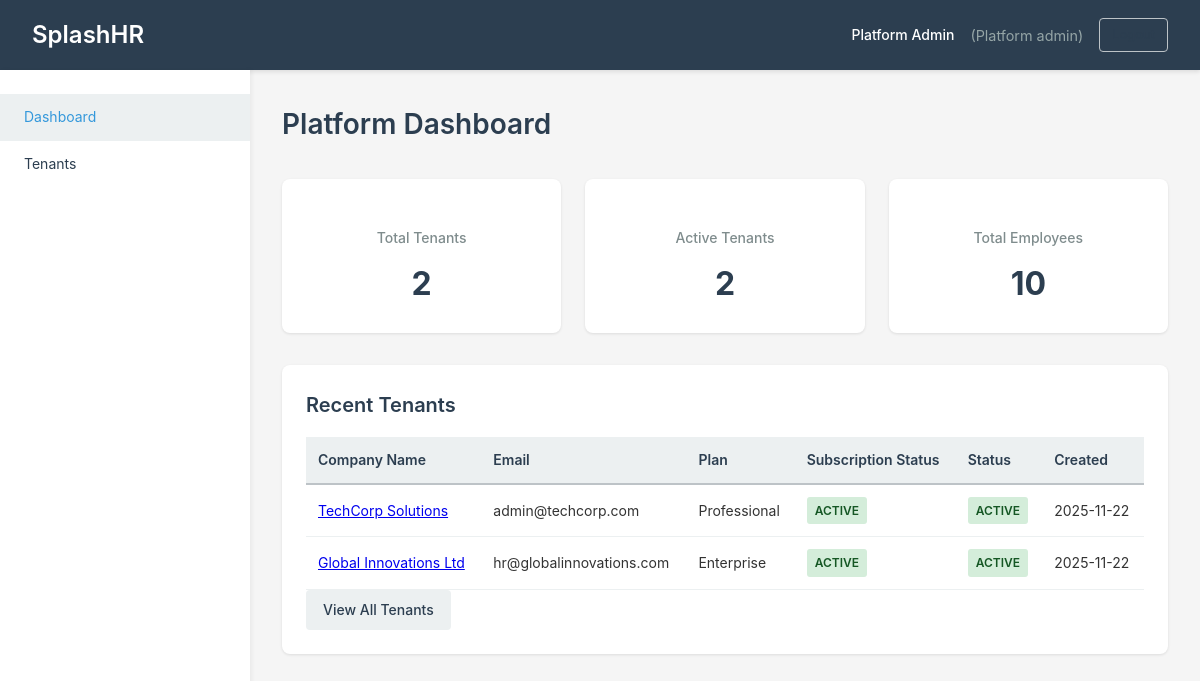
The app's page /dashboard (signed in) with its own data.
### tables this page shows
CREATE TABLE `tenant_subscriptions` (
  `id` int(11) NOT NULL AUTO_INCREMENT,
  `tenant_id` int(11) NOT NULL,
  `plan_id` int(11) NOT NULL,
  `billing_cycle` enum('monthly','yearly') DEFAULT 'monthly',
  `start_date` date NOT NULL,
  `end_date` date NOT NULL,
  `status` enum('trialing','active','past_due','cancelled','expired') DEFAULT 'active',
  `trial_ends_at` date DEFAULT NULL,
  `created_at` timestamp NOT NULL DEFAULT CURRENT_TIMESTAMP,
  `updated_at` timestamp NOT NULL DEFAULT CURRENT_TIMESTAMP ON UPDATE CURRENT_TIMESTAMP,
  PRIMARY KEY (`id`),
  KEY `tenant_id` (`tenant_id`),
  KEY `plan_id` (`plan_id`)
);

CREATE TABLE `tenants` (
  `id` int(11) NOT NULL AUTO_INCREMENT,
  `company_name` varchar(255) NOT NULL,
  `slug` varchar(100) NOT NULL,
  `logo` varchar(255) DEFAULT NULL,
  `address` text,
  `city` varchar(100) DEFAULT NULL,
  `state` varchar(100) DEFAULT NULL,
  `country` varchar(100) DEFAULT NULL,
  `postal_code` varchar(20) DEFAULT NULL,
  `phone` varchar(50) DEFAULT NULL,
  `email` varchar(255) DEFAULT NULL,
  `website` varchar(255) DEFAULT NULL,
  `default_currency` varchar(10) DEFAULT 'USD',
  `timezone` varchar(50) DEFAULT 'UTC',
  `date_format` varchar(20) DEFAULT 'Y-m-d',
  `status` enum('active','inactive','suspended') DEFAULT 'active',
  `created_at` timestamp NOT NULL DEFAULT CURRENT_TIMESTAMP,
  `updated_at` timestamp NOT NULL DEFAULT CURRENT_TIMESTAMP ON UPDATE CURRENT_TIMESTAMP,
  PRIMARY KEY (`id`),
  UNIQUE KEY `slug` (`slug`)
);

CREATE TABLE `subscription_plans` (
  `id` int(11) NOT NULL AUTO_INCREMENT,
  `name` varchar(100) NOT NULL,
  `code` varchar(50) NOT NULL,
  `description` text,
  `price_monthly` decimal(10,2) NOT NULL,
  `price_yearly` decimal(10,2) NOT NULL,
  `max_employees` int(11) DEFAULT NULL,
  `max_departments` int(11) DEFAULT NULL,
  `max_monthly_payroll_runs` int(11) DEFAULT '1',
  `max_storage_mb` int(11) DEFAULT '1000',
  `features` text,
  `status` enum('active','inactive') DEFAULT 'active',
  `created_at` timestamp NOT NULL DEFAULT CURRENT_TIMESTAMP,
  `updated_at` timestamp NOT NULL DEFAULT CURRENT_TIMESTAMP ON UPDATE CURRENT_TIMESTAMP,
  PRIMARY KEY (`id`),
  UNIQUE KEY `code` (`code`)
);

### public/index.php (called while the page is built, shortened)
<?php
require_once __DIR__ . '/../app/core/Database.php';
require_once __DIR__ . '/../app/core/Model.php';
require_once __DIR__ . '/../app/core/Controller.php';
require_once __DIR__ . '/../app/core/Router.php';
require_once __DIR__ . '/../app/helpers/functions.php';
$router = new Router();
$router->get('/', 'DashboardController', 'index');
$router->get('/login', 'AuthController', 'login');
$router->post('/login', 'AuthController', 'loginPost');
$router->get('/logout', 'AuthController', 'logout');
$router->get('/dashboard', 'DashboardController', 'index');
$router->get('/tenants', 'TenantController', 'index');
$router->get('/tenants/:id', 'TenantController', 'view');
$router->get('/employees', 'EmployeeController', 'index');
$router->get('/employees/create', 'EmployeeController', 'create');
$router->post('/employees/create', 'EmployeeController', 'store');
$router->get('/employees/:id', 'EmployeeController', 'view');
$router->get('/employees/:id/edit', 'EmployeeController', 'edit');
$router->post('/employees/:id/edit', 'EmployeeController', 'update');
$router->post('/employees/:id/delete', 'EmployeeController', 'delete');
$router->get('/departments', 'DepartmentController', 'index');
$router->get('/departments/create', 'DepartmentController', 'create');
$router->post('/departments/create', 'DepartmentController', 'store');
$router->get('/departments/:id/edit', 'DepartmentController', 'edit');
$router->post('/departments/:id/edit', 'DepartmentController', 'update');
$router->post('/departments/:id/delete', 'DepartmentController', 'delete');
$router->get('/job-titles', 'JobTitleController', 'index');
$router->get('/job-titles/create', 'JobTitleController', 'create');
$router->post('/job-titles/create', 'JobTitleController', 'store');
$router->get('/job-titles/:id/edit', 'JobTitleController', 'edit');
$router->post('/job-titles/:id/edit', 'JobTitleController', 'update');
$router->get('/attendance', 'AttendanceController', 'index');
$router->get('/attendance/create', 'AttendanceController', 'create');
$router->post('/attendance/create', 'AttendanceController', 'store');
$router->get('/attendance/:id/edit', 'AttendanceController', 'edit');
$router->post('/attendance/:id/edit', 'AttendanceController', 'update');
$router->post('/attendance/:id/delete', 'AttendanceController', 'delete');
$router->get('/leaves', 'LeaveController', 'index');
$router->get('/leaves/create', 'LeaveController', 'create');
$router->post('/leaves/create', 'LeaveController', 'store');
$router->post('/leaves/:id/approve', 'LeaveController', 'approve');
$router->post('/leaves/:id/reject', 'LeaveController', 'reject');
$router->get('/payroll', 'PayrollController', 'index');
$router->get('/payroll/create', 'PayrollController', 'create');
$router->post('/payroll/process', 'PayrollController', 'process');
$router->get('/payroll/:id', 'PayrollController', 'view');
$router->post('/payroll/:id/finalize', 'PayrollController', 'finalize');
$router->get('/payslip/:id', 'PayrollController', 'payslip');
$router->get('/loans', 'LoanController', 'index');
$router->get('/loans/create', 'LoanController', 'create');
$router->post('/loans/create', 'LoanController', 'store');
$router->get('/loans/:id', 'LoanController', 'view');
$router->get('/settings', 'SettingsController', 'index');
$router->post('/settings', 'SettingsController', 'update');
$router->get('/api/employees', 'ApiController', 'getEmployees');
$router->get('/api/employees/:id', 'ApiController', 'getEmployee');
$router->post('/api/attendance', 'ApiController', 'submitAttendance');
$router->get('/api/attendance', 'ApiController', 'getAttendance');
$router->dispatch();

### app/helpers/functions.php (called while the page is built, shortened)
<?php
function e($string) {
    return htmlspecialchars($string, ENT_QUOTES, 'UTF-8');
}
function formatDate($date, $format = 'Y-m-d') {
    return date($format, strtotime($date));
}

### app/core/Model.php (called while the page is built, shortened)
<?php
class Model {
    protected $db;
    protected $table;
    public function __construct() {
        $this->db = Database::getInstance()->getConnection();
    }
    public function count($conditions = []) {
        $sql = "SELECT COUNT(*) as count FROM {$this->table}";
        if (!empty($conditions)) {
            $where = [];
            foreach ($conditions as $key => $value) {
                $where[] = "$key = :$key";
            }
            $sql .= " WHERE " . implode(' AND ', $where);
        }
        $stmt = $this->db->prepare($sql);
        foreach ($conditions as $key => $value) {
            $stmt->bindValue(":$key", $value);
        }
        $stmt->execute();
        $result = $stmt->fetch();
        return (int)$result['count'];
    }
    public function query($sql, $params = []) {
        $stmt = $this->db->prepare($sql);
        foreach ($params as $key => $value) {
            $stmt->bindValue($key, $value);
        }
        $stmt->execute();
        return $stmt;
    }
}

### app/core/Database.php (called while the page is built, shortened)
<?php
class Database {
    private static $instance = null;
    private $connection;
    private function __construct() {
        $config = require __DIR__ . '/../../config/database.php';
        $dsn = "mysql:host={$config['host']};dbname={$config['database']};charset={$config['charset']}";
        $options = [
            PDO::ATTR_ERRMODE => PDO::ERRMODE_EXCEPTION,
            PDO::ATTR_DEFAULT_FETCH_MODE => PDO::FETCH_ASSOC,
            PDO::ATTR_EMULATE_PREPARES => false,
        ];
        try {
            $this->connection = new PDO($dsn, $config['username'], $config['password'], $options);
        } catch (PDOException $e) {
            die("Database connection failed: " . $e->getMessage());
        }
    }
    public static function getInstance() {
        if (self::$instance === null) {
            self::$instance = new self();
        }
        return self::$instance;
    }
    public function getConnection() {
        return $this->connection;
    }
}

### config/database.php (called while the page is built)
<?php
return [
    'host' => getenv('DB_HOST') ?: 'localhost',
    'database' => getenv('DB_DATABASE') ?: 'splashhr',
    'username' => getenv('DB_USERNAME') ?: 'root',
    'password' => getenv('DB_PASSWORD') ?: '',
    'charset' => 'utf8mb4',
];

### app/core/Controller.php (called while the page is built, shortened)
<?php
class Controller {
    protected function model($model) {
        return new $model();
    }
}

### app/models/Tenant.php (called while the page is built, shortened)
<?php
class Tenant extends Model {
    public function getAllWithSubscriptions($limit = 20, $offset = 0) {
        $sql = "SELECT t.*, sp.name as plan_name, ts.status as subscription_status,
                       ts.end_date as subscription_end_date
                FROM tenants t
                LEFT JOIN tenant_subscriptions ts ON t.id = ts.tenant_id
                LEFT JOIN subscription_plans sp ON ts.plan_id = sp.id
                ORDER BY t.created_at DESC
                LIMIT :limit OFFSET :offset";
        $stmt = $this->query($sql, [
            ':limit' => (int)$limit,
            ':offset' => (int)$offset
        ]);
        return $stmt->fetchAll();
    }
}

### app/views/dashboard/platform_admin.php (the view)
<div class="page-header">
    <h1>Platform Dashboard</h1>
</div>
<div class="dashboard-stats">
    <div class="stat-card">
        <h3>Total Tenants</h3>
        <p class="stat-number"><?php echo e($total_tenants); ?></p>
    </div>
    <div class="stat-card">
        <h3>Active Tenants</h3>
        <p class="stat-number"><?php echo e($active_tenants); ?></p>
    </div>
    <div class="stat-card">
        <h3>Total Employees</h3>
        <p class="stat-number"><?php echo e($total_employees); ?></p>
    </div>
</div>
<div class="dashboard-card">
    <h2>Recent Tenants</h2>
    <table class="table">
        <thead>
            <tr>
                <th>Company Name</th>
                <th>Email</th>
                <th>Plan</th>
                <th>Subscription Status</th>
                <th>Status</th>
                <th>Created</th>
            </tr>
        </thead>
        <tbody>
            <?php foreach ($recent_tenants as $tenant): ?>
                <tr>
                    <td><a href="/tenants/<?php echo $tenant['id']; ?>"><?php echo e($tenant['company_name']); ?></a></td>
                    <td><?php echo e($tenant['email']); ?></td>
                    <td><?php echo e($tenant['plan_name'] ?: 'None'); ?></td>
                    <td><span class="badge badge-<?php echo $tenant['subscription_status']; ?>"><?php echo e(ucfirst($tenant['subscription_status'] ?: 'none')); ?></span></td>
                    <td><span class="badge badge-<?php echo $tenant['status']; ?>"><?php echo e(ucfirst($tenant['status'])); ?></span></td>
                    <td><?php echo e(formatDate($tenant['created_at'])); ?></td>
                </tr>
            <?php endforeach; ?>
        </tbody>
    </table>
    <a href="/tenants" class="btn">View All Tenants</a>
</div>

### app/core/Router.php (shortened to what this page needs)
<?php
class Router {
    private $routes = [];
    private function addRoute($httpMethod, $path, $controller, $method) {
        $this->routes[] = [
            'method' => $httpMethod,
            'path' => $path,
            'controller' => $controller,
            'action' => $method
        ];
    }
    public function dispatch() {
        $requestMethod = $_SERVER['REQUEST_METHOD'];
        $requestUri = $_SERVER['REQUEST_URI'];
        $requestUri = strtok($requestUri, '?');
        $requestUri = rtrim($requestUri, '/');
        foreach ($this->routes as $route) {
            $pattern = $this->convertPathToRegex($route['path']);
            if ($route['method'] === $requestMethod && preg_match($pattern, $requestUri, $matches)) {
                array_shift($matches);
                $controller = new $route['controller']();
                $action = $route['action'];
                call_user_func_array([$controller, $action], $matches);
                return;
            }
        }
    }
    private function convertPathToRegex($path) {
        $pattern = preg_replace('/\/:([^\/]+)/', '/([^/]+)', $path);
        return '#^' . $pattern . '$#';
    }
}

### public/assets/css/style.css (style rules this page uses)
* { margin: 0; padding: 0; box-sizing: border-box; }
body { font-family: -apple-system, BlinkMacSystemFont, 'Segoe UI', Roboto, 'Helvetica Neue', Arial, sans-serif; font-size: 14px; line-height: 1.6; color: #333; background-color: #f5f5f5; }
.page-header { display: flex; justify-content: space-between; align-items: center; margin-bottom: 2rem; }
.page-header h1 { font-size: 1.75rem; font-weight: 600; color: #2c3e50; }
.dashboard-card { background: white; border-radius: 8px; padding: 1.5rem; box-shadow: 0 1px 3px rgba(0,0,0,0.1); }
.dashboard-card h2 { font-size: 1.25rem; font-weight: 600; margin-bottom: 1rem; color: #2c3e50; }
.dashboard-stats { display: grid; grid-template-columns: repeat(auto-fit, minmax(200px, 1fr)); gap: 1.5rem; margin-bottom: 2rem; }
.stat-card { background: white; border-radius: 8px; padding: 1.5rem; box-shadow: 0 1px 3px rgba(0,0,0,0.1); text-align: center; }
.stat-card h3 { font-size: 0.875rem; color: #7f8c8d; margin-bottom: 0.5rem; font-weight: 500; }
.stat-number { font-size: 2rem; font-weight: 700; color: #2c3e50; }
.btn { display: inline-block; padding: 0.5rem 1rem; font-size: 0.875rem; font-weight: 500; text-align: center; text-decoration: none; border: 1px solid transparent; border-radius: 4px; cursor: pointer; transition: all 0.2s; background: #ecf0f1; color: #2c3e50; }
.table { width: 100%; border-collapse: collapse; }
.table th { background: #ecf0f1; padding: 0.75rem; text-align: left; font-weight: 600; color: #2c3e50; border-bottom: 2px solid #bdc3c7; }
.table td { padding: 0.75rem; border-bottom: 1px solid #ecf0f1; }
.badge { display: inline-block; padding: 0.25rem 0.5rem; font-size: 0.75rem; font-weight: 600; border-radius: 3px; text-transform: uppercase; }
.badge-active { background: #d4edda; color: #155724; }
h3 { font-size: 1.25rem; margin: 1.5rem 0 1rem; color: #2c3e50; font-weight: 600; }

### records on screen
tenant_subscriptions: tenant.company_name "TechCorp Solutions", tenant.email "admin@techcorp.com", plan.name "Professional", status "ACTIVE", tenant.status "ACTIVE", tenant.created_at "2025-11-22"
tenant_subscriptions: tenant.company_name "Global Innovations Ltd", tenant.email "hr@globalinnovations.com", plan.name "Enterprise", status "ACTIVE", tenant.status "ACTIVE", tenant.created_at "2025-11-22"

### other values on screen
$total_employees "10"
